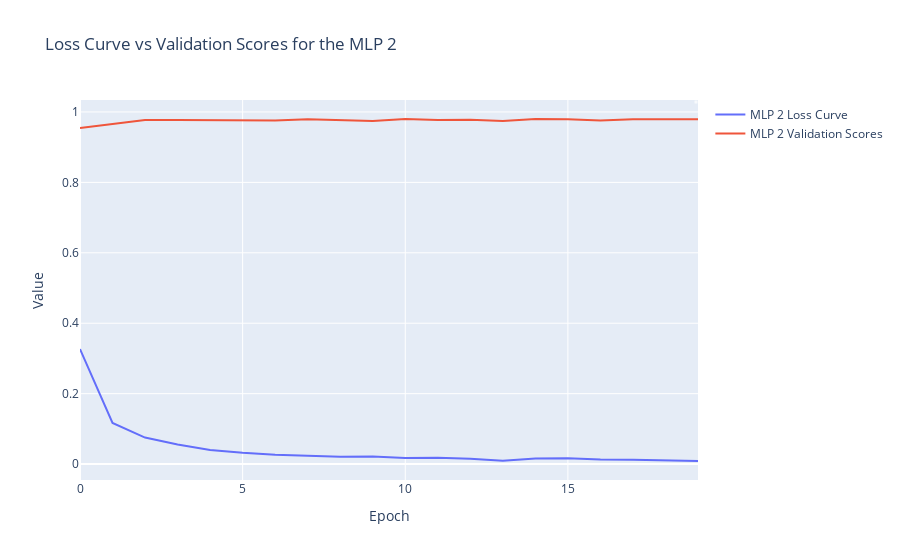

The cell this chart's notebook holds for it:
### Markdown cell above
*Com base na saída da célula acima e no gráfico apresentado para esse modelo, podemos concluir que a redução da função de perda (Loss Curve)não está acompanhada por um ganho proporcional na acurácia (Validation Scores). Esse desalinhamento sugere que o modelo pode estar subajustado (underfitting), indicando que ele está capturando apenas uma parte dos padrões presentes nos dados, o que limita sua capacidade de melhorar significativamente a acurácia.*

### Code cell
# Esta função plota duas séries temporais (curva de perda e pontuação de validação) para o modelo MLP 2, de modo a podermos visualizar
# o desempenho desse modelo ao longo das épocas. O eixo X representa as épocas e o eixo Y mostra os valores correspondentes de perda e 
# pontuação de validação.
plot_multiples_time_series_line_graphs([mlp_2_loss_curve_values, mlp_2_validation_scores], "Loss Curve vs Validation Scores for the MLP 2", "Epoch", "Value")

### Figure 1 — Plotly figure (JSON) as saved in the notebook; plotly's stock layout.template omitted (floating-point values rounded to 4 significant figures)
{"data": [{"mode": "lines", "name": "MLP 2 Loss Curve", "type": "scatter", "x": [0, 1, 2, 3, 4, 5, 6, 7, 8, 9, 10, 11, 12, 13, 14, 15, 16, 17, 18, 19], "y": [0.3267, 0.1168, 0.07539, 0.05581, 0.03997, 0.03207, 0.02682, 0.02385, 0.02056, 0.02124, 0.0171, 0.01805, 0.01549, 0.009431, 0.01584, 0.01677, 0.01289, 0.01226, 0.01122, 0.008772]}, {"mode": "lines", "name": "MLP 2 Validation Scores", "type": "scatter", "x": [0, 1, 2, 3, 4, 5, 6, 7, 8, 9, 10, 11, 12, 13, 14, 15, 16, 17, 18, 19], "y": [0.9546, 0.966, 0.9771, 0.9769, 0.9765, 0.9775, 0.976, 0.9792, 0.9777, 0.9746, 0.98, 0.9775, 0.9781, 0.9746, 0.98, 0.9794, 0.9758, 0.9794, 0.9794, 0.9792]}], "layout": {"annotations": [{"align": "center", "bgcolor": "white", "font": {"color": "black", "size": 12}, "opacity": 0.7, "showarrow": false, "text": "", "x": 1, "xref": "paper", "y": 1, "yref": "paper"}], "title": {"text": "Loss Curve vs Validation Scores for the MLP 2"}, "xaxis": {"title": {"text": "Epoch"}}, "yaxis": {"title": {"text": "Value"}}}}
